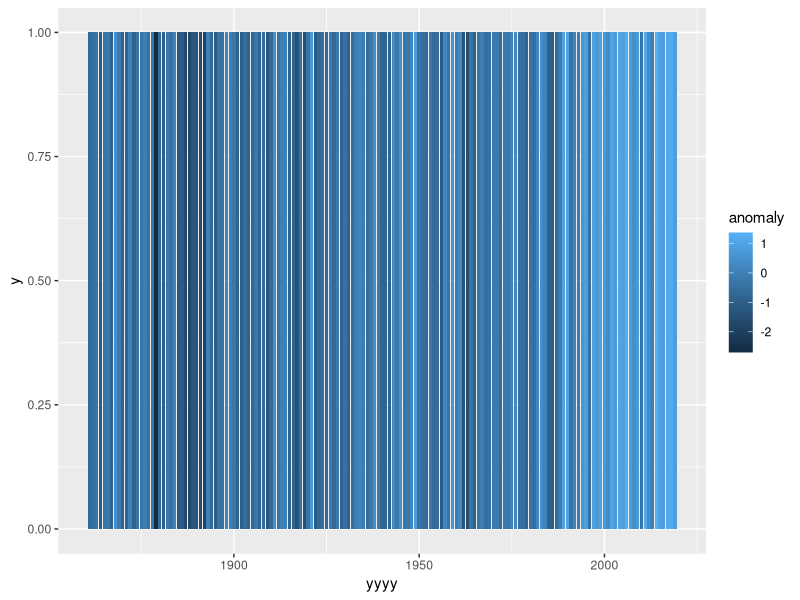
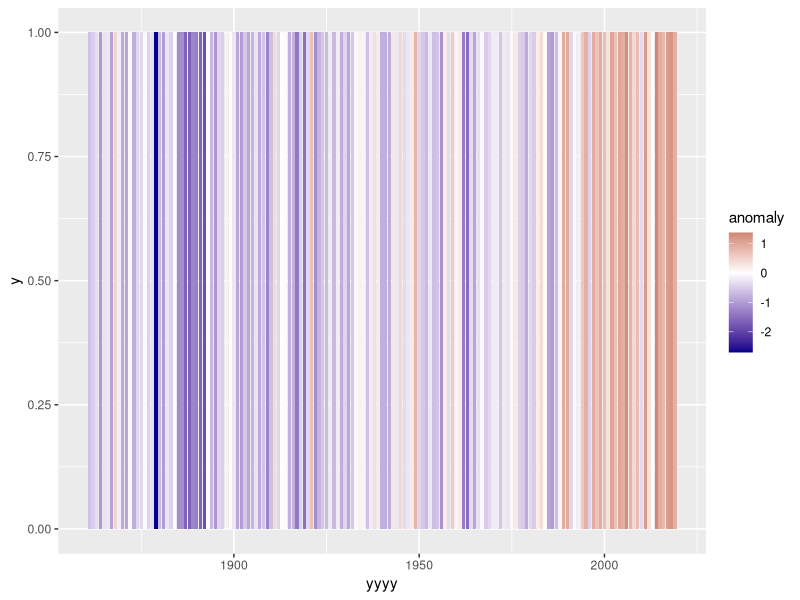
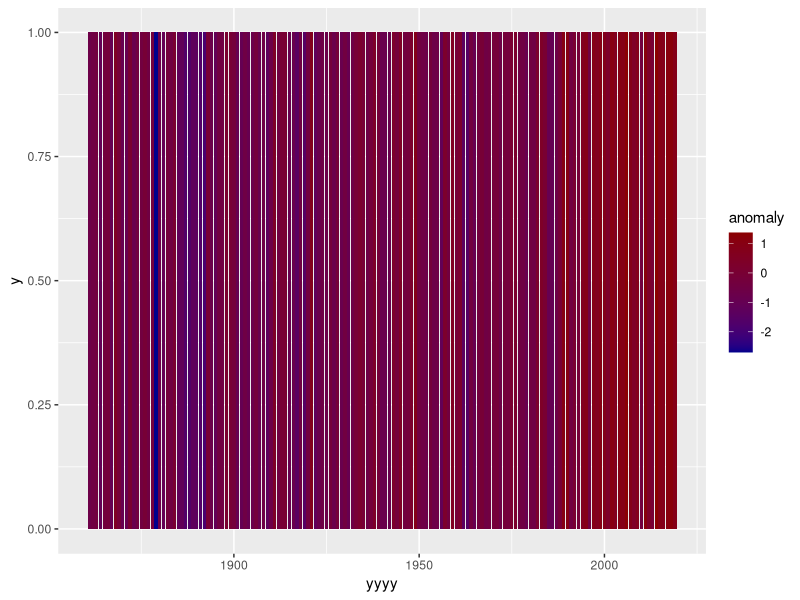
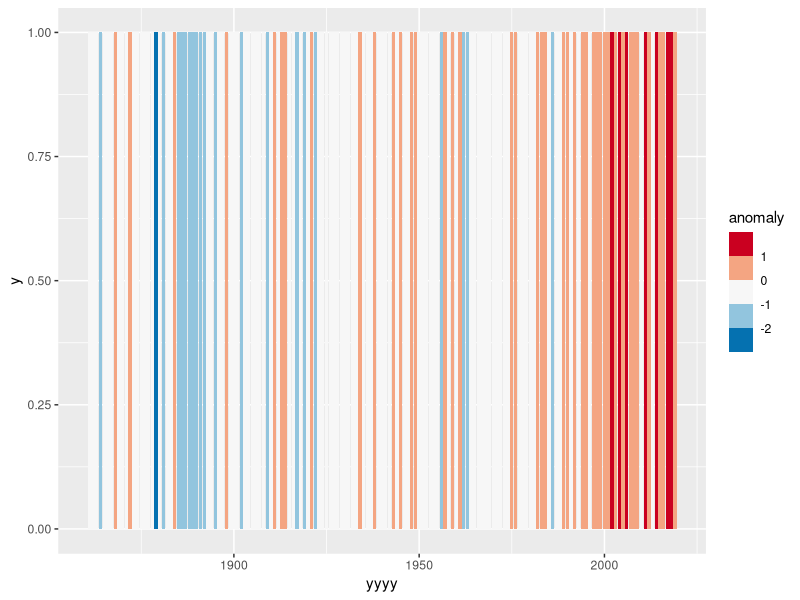
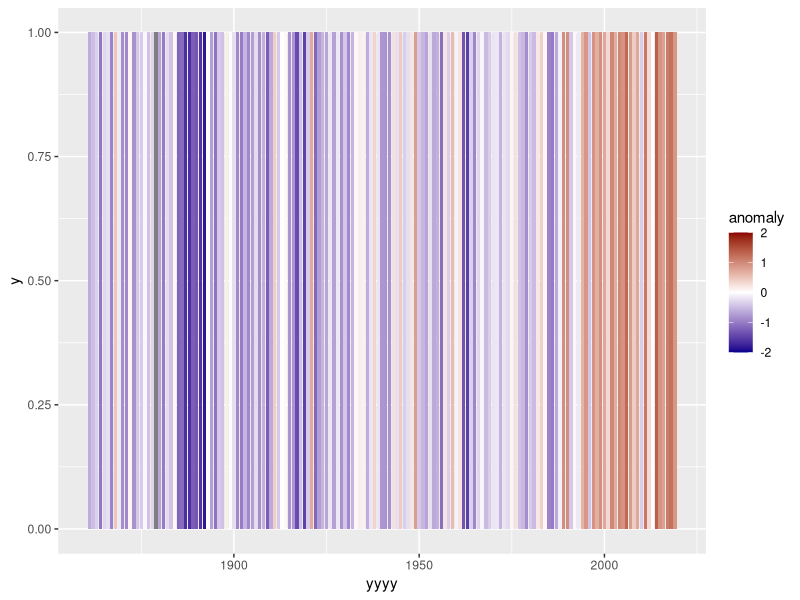
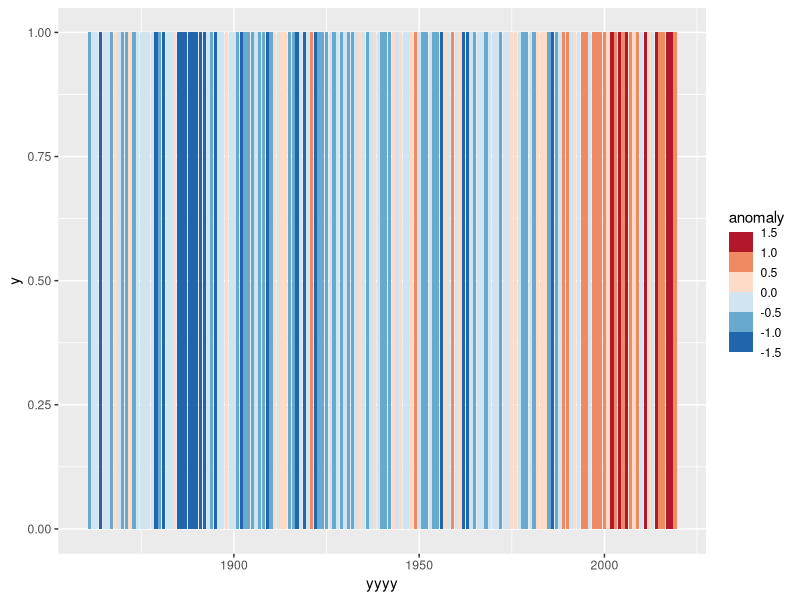
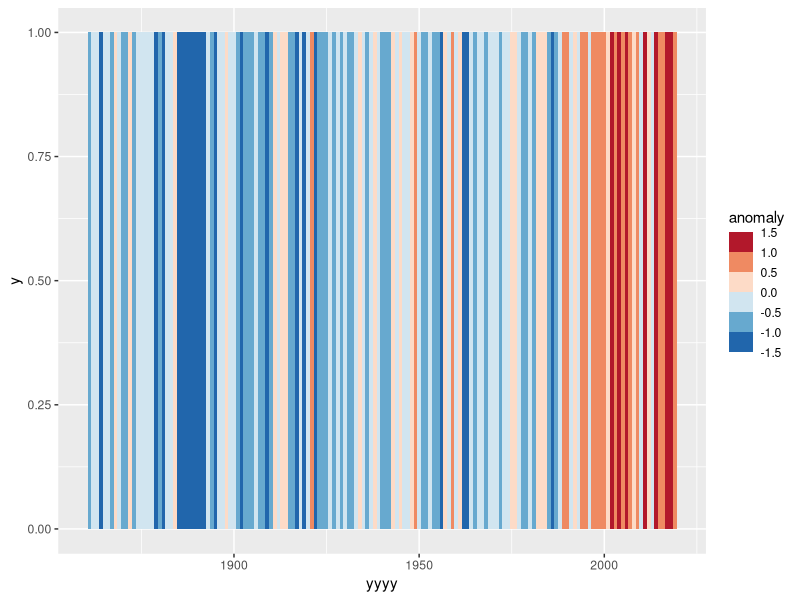
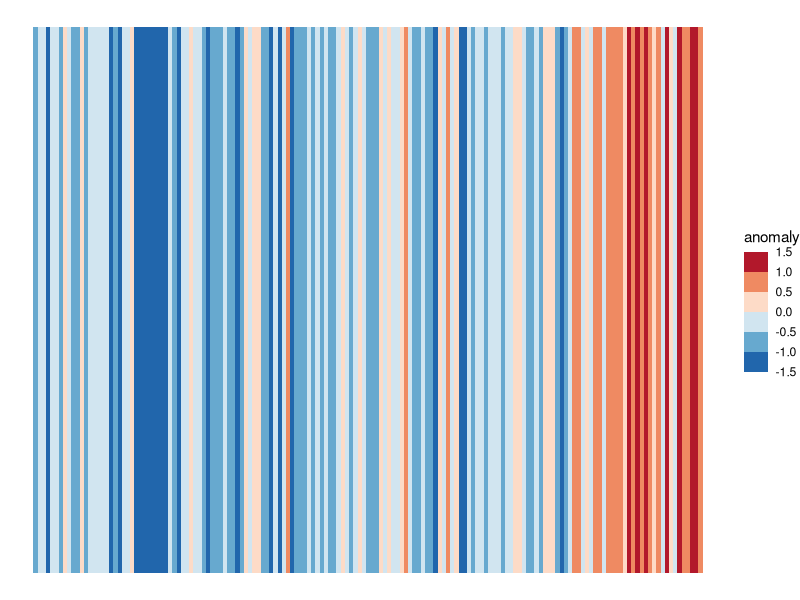

Source code (R) for these figures, in order:
## ---- chunk 1
library(dplyr)
library(ggplot2)
## ---- chunk 2
oxford_data<-read.csv("oxforddata_tidied.csv")
## ---- chunk 3
summary(oxford_data)
## ---- chunk 4
oxford_data<-
  oxford_data %>%
    mutate(tmean=(tmin+tmax)/2)
## ---- chunk 5
refmean=oxford_data %>%
  filter(yyyy>=1971 & yyyy<=2000) %>%
    summarise(mean=mean(tmean))


## ---- chunk 6
oxford_data %>%
  group_by(yyyy) %>%
    summarise(tmean=mean(tmean))
## ---- chunk 7
oxford_data %>%
  group_by(yyyy) %>%
    summarise(tmean=mean(tmean)) %>%
        mutate(anomaly=tmean-refmean$mean)
## ---- chunk 8
oxford_plot_data<-
  oxford_data %>%
  group_by(yyyy) %>%
    summarise(tmean=mean(tmean)) %>%
        mutate(anomaly=tmean-refmean$mean)%>%
          filter(yyyy>=1861)
## ---- chunk 9
ggplot(data=oxford_plot_data,aes(x=yyyy,y=1,fill=anomaly))+
  geom_col()
## ---- chunk 10
ggplot(data=oxford_plot_data,aes(x=yyyy,y=1,fill=anomaly))+
  geom_col()+
    scale_fill_gradient2(low = "darkblue",mid="white",high="darkred")
## ---- chunk 11
ggplot(data=oxford_plot_data,aes(x=yyyy,y=1,fill=anomaly))+
  geom_col()+
    scale_fill_gradient(low = "darkblue",high="darkred")
## ---- chunk 12
ggplot(data=oxford_plot_data,aes(x=yyyy,y=1,fill=anomaly))+
  geom_col()+
    scale_fill_fermenter(palette="RdBu")
## ---- chunk 13
ggplot(data=oxford_plot_data,aes(x=yyyy,y=1,fill=anomaly))+
  geom_col()+
    scale_fill_gradient2(low = "darkblue",mid="white",high="darkred",limits=c(-2,2))
## ---- chunk 14
ggplot(data=oxford_plot_data,aes(x=yyyy,y=1,fill=anomaly))+
  geom_col()+
    scale_fill_fermenter(palette="RdBu",limits=c(-1.5,1.5))
## ---- chunk 15
ggplot(data=oxford_plot_data,aes(x=yyyy,y=1,fill=anomaly))+
  geom_col(width=1)+
    scale_fill_fermenter(palette="RdBu",limits=c(-1.5,1.5))
## ---- chunk 16
ggplot(data=oxford_plot_data,aes(x=yyyy,y=1,fill=anomaly))+
  geom_col(width=1)+
    scale_fill_fermenter(palette="RdBu",limits=c(-1.5,1.5))+
      theme_void()
## ---- chunk 17
ggplot(data=oxford_plot_data,aes(x=yyyy,y=1,fill=anomaly))+
  geom_col(width=1,show.legend = FALSE)+
    scale_fill_fermenter(palette="RdBu",limits=c(-1.5,1.5))+
     theme_void()+
      labs(title="Oxford Warming Stripes",subtitle = "1861-2019")
## ---- chunk 18
oxford_data %>%
  mutate(tave=(tmax+tmin)/2) %>%
    group_by(yyyy) %>%
      summarise(tave=mean(tave)) %>%
        filter(yyyy>1860) %>%
          mutate(ref_temp=ifelse(yyyy>=1971 & yyyy <=2000, tave,NA)) %>%
            mutate(ref_ave=mean(ref_temp,na.rm=TRUE)) %>%
              mutate(anomaly=tave-ref_ave) %>%
                ggplot(aes(x=yyyy,fill=anomaly,y=1))+
                   geom_col(show.legend = FALSE,width=1)+
                     scale_fill_fermenter(palette="RdBu",limits=c(-1.5,1.5))+
                        theme_void()+
                           labs(fill="Temperature Anomaly",title="Oxford Warming Stripes",subtitle = "1861-2019")
